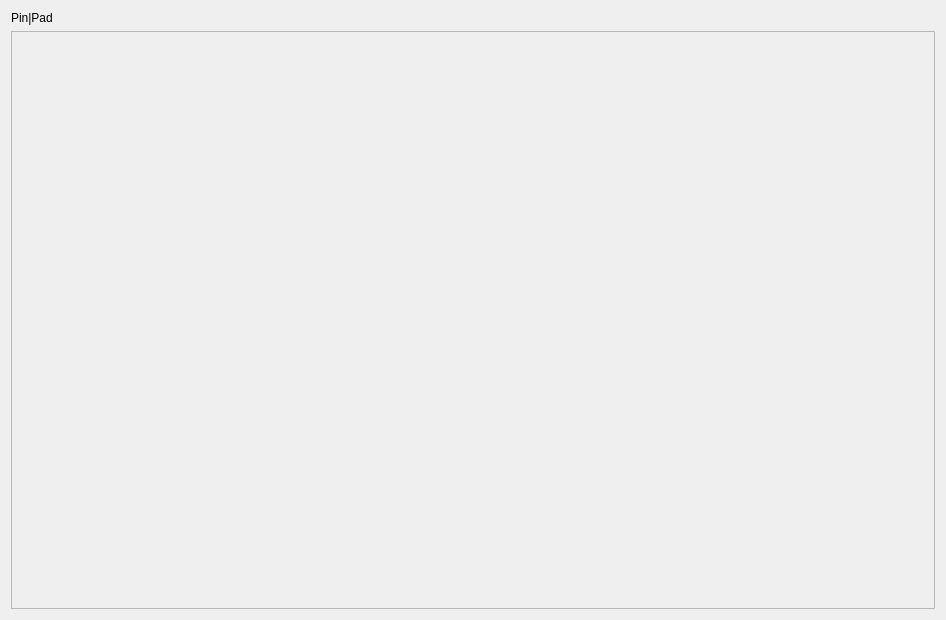
<?xml version="1.0" encoding="UTF-8"?>
<ui version="4.0">
 <class>Form</class>
 <widget class="QWidget" name="Form">
  <property name="geometry">
   <rect>
    <x>0</x>
    <y>0</y>
    <width>946</width>
    <height>620</height>
   </rect>
  </property>
  <property name="windowTitle">
   <string>Form</string>
  </property>
  <layout class="QVBoxLayout" name="verticalLayout">
   <item>
    <layout class="QHBoxLayout" name="horizontalLayout_2">
     <item>
      <widget class="QLabel" name="label">
       <property name="text">
        <string>Pin|Pad</string>
       </property>
      </widget>
     </item>
    </layout>
   </item>
   <item>
    <widget class="QScrollArea" name="pad_scrollarea">
     <property name="horizontalScrollBarPolicy">
      <enum>Qt::ScrollBarAsNeeded</enum>
     </property>
     <property name="widgetResizable">
      <bool>true</bool>
     </property>
     <widget class="QWidget" name="scrollAreaWidgetContents">
      <property name="geometry">
       <rect>
        <x>0</x>
        <y>0</y>
        <width>924</width>
        <height>574</height>
       </rect>
      </property>
      <layout class="QVBoxLayout" name="pad_scrollarea_layout">
       <property name="leftMargin">
        <number>2</number>
       </property>
       <property name="topMargin">
        <number>2</number>
       </property>
       <property name="rightMargin">
        <number>2</number>
       </property>
       <property name="bottomMargin">
        <number>2</number>
       </property>
       <item>
        <spacer name="verticalSpacer">
         <property name="orientation">
          <enum>Qt::Vertical</enum>
         </property>
         <property name="sizeHint" stdset="0">
          <size>
           <width>20</width>
           <height>40</height>
          </size>
         </property>
        </spacer>
       </item>
      </layout>
     </widget>
    </widget>
   </item>
  </layout>
 </widget>
 <resources/>
 <connections/>
</ui>
